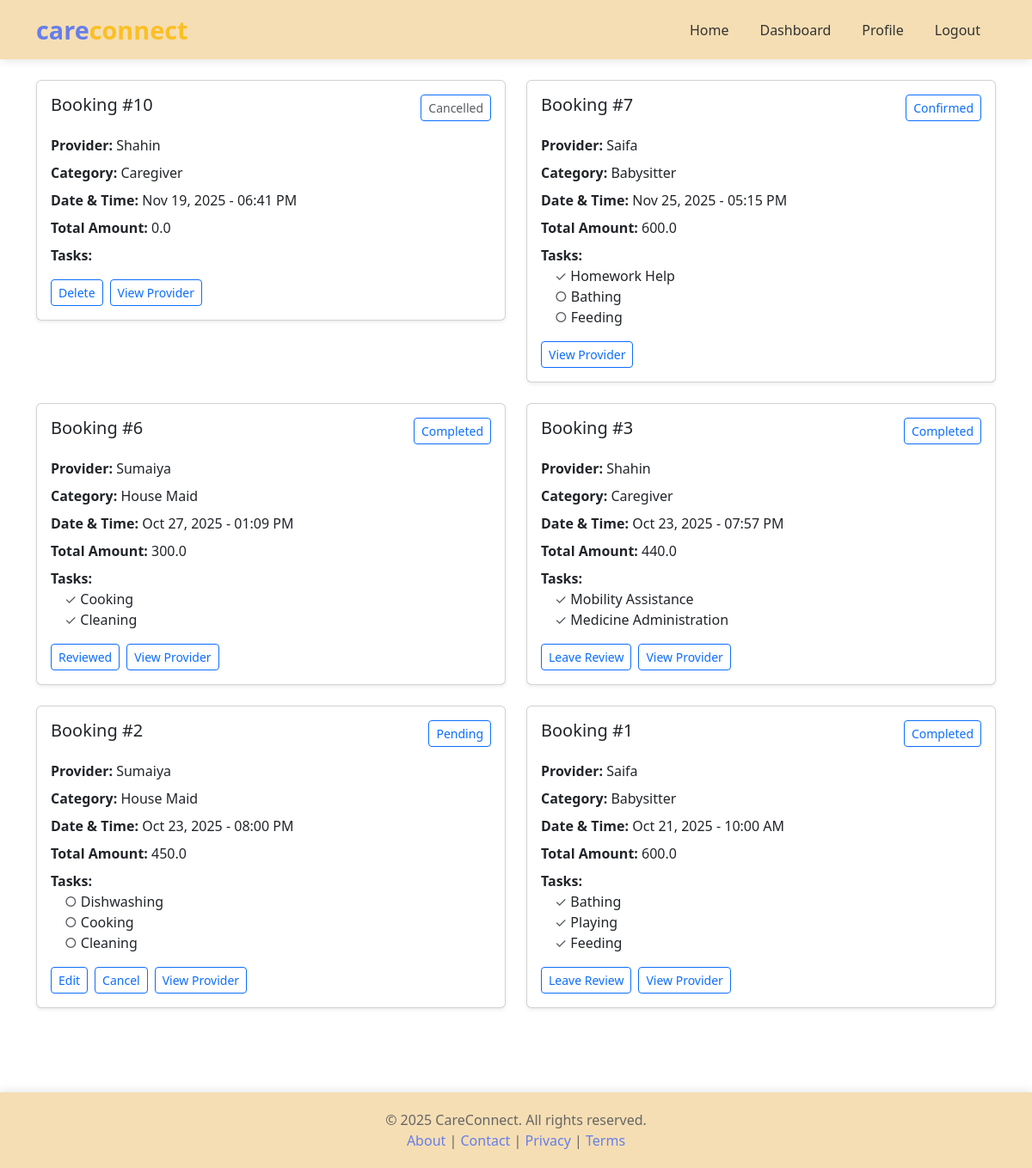
Page /users/bookings/ (signed in) on the committed database.
### users/models.py (models this page shows, shortened)
class Booking(models.Model):
    STATUS_CHOICES = [
        ('pending', 'Pending'),
        ('confirmed', 'Confirmed'),
        ('completed', 'Completed'),
        ('cancelled', 'Cancelled'),
    ]
    user = models.ForeignKey(User, on_delete=models.CASCADE, related_name='user_bookings')
    provider = models.ForeignKey('providers.ServiceProvider', on_delete=models.CASCADE, related_name='provider_bookings')
    dateTime = models.DateTimeField()
    status = models.CharField(max_length=20, choices=STATUS_CHOICES, default='pending')
    totalamount = models.FloatField()
    created_at = models.DateTimeField(auto_now_add=True)
    class Meta:
        ordering = ['-created_at']

### providers/models.py (models this page shows, shortened)
class ServiceProvider(models.Model):
    CATEGORY_CHOICES = [
        ('maid', 'House Maid'),
        ('babysitter', 'Babysitter'),
        ('caregiver', 'Caregiver'),
    ]
    GENDER_CHOICES = [
        ('male', 'Male'),
        ('female', 'Female'),
        ('other', 'Other'),
    ]
    user = models.OneToOneField(User, on_delete=models.CASCADE, related_name='provider_profile')
    name = models.CharField(max_length=100)
    age = models.IntegerField()
    gender = models.CharField(max_length=10, choices=GENDER_CHOICES)
    location = models.CharField(max_length=200)
    experience_year = models.FloatField()
    skills = models.TextField(help_text="Comma-separated")
    category = models.CharField(max_length=20, choices=CATEGORY_CHOICES)
    contactNo = models.CharField(max_length=15)
    hourlyRate = models.FloatField()
    availability = models.BooleanField(default=True)
    profile_image = models.ImageField(upload_to='provider_profiles/', blank=True, null=True)
    created_at = models.DateTimeField(auto_now_add=True)

class Task(models.Model):
    STATUS_CHOICES = [
        ('assigned', 'Assigned'),
        ('in_progress', 'In Progress'),
        ('completed', 'Completed'),
    ]
    provider = models.ForeignKey(ServiceProvider, on_delete=models.CASCADE, related_name='provider_tasks')
    user = models.ForeignKey(User, on_delete=models.CASCADE, related_name='user_tasks')
    booking = models.ForeignKey('users.Booking', on_delete=models.CASCADE, related_name='booking_tasks', null=True,
                                blank=True)
    description = models.TextField()
    status = models.CharField(max_length=20, choices=STATUS_CHOICES, default='assigned')
    completedAt = models.DateTimeField(null=True, blank=True)
    created_at = models.DateTimeField(auto_now_add=True)
    class Meta:
        ordering = ['-created_at']

### users/views.py (the view)
# urls.py: path('bookings/', views.user_bookings, name='user_bookings'),
@login_required
def user_bookings(request):
    bookings = Booking.objects.filter(user=request.user).order_by('-created_at')
    context = {
        'bookings': bookings,
    }
    return render(request, 'users/bookings.html', context)

### templates/users/bookings.html (shortened to what this page needs)
{% extends 'base.html' %}
{% block content %}
<div class="container mt-4 mb-5">
    {% if bookings %}
        <div class="row g-4">
            {% for booking in bookings %}
            <div class="col-md-6">
                <div class="card shadow-sm">
                    <div class="card-body">
                        <div class="d-flex justify-content-between align-items-start mb-3">
                            <h5 class="card-title mb-0">Booking #{{ booking.id }}</h5>
                            {% if booking.status == 'pending' %}
                            <span class="btn btn-outline-primary btn-sm">Pending</span>
                            {% elif booking.status == 'confirmed' %}
                            <span class="btn btn-outline-primary btn-sm">Confirmed</span>
                            {% elif booking.status == 'completed' %}
                            <span class="btn btn-outline-primary btn-sm">Completed</span>
                            {% else %}
                            <span class="btn btn-outline-primary btn-sm text-muted">Cancelled</span>
                            {% endif %}
                        </div>
                        <div class="mb-2">
                            <strong>Provider:</strong> {{ booking.provider.name }}
                        </div>
                        <div class="mb-2">
                            <strong>Category:</strong> {{ booking.provider.get_category_display }}
                        </div>
                        <div class="mb-2">
                            <strong>Date & Time:</strong> {{ booking.dateTime|date:"M d, Y - h:i A" }}
                        </div>
                        <div class="mb-2">
                            <strong>Total Amount:</strong> {{ booking.totalamount }}
                        </div>
                        <div class="mb-3">
                            <strong>Tasks:</strong>
                            {% for task in booking.booking_tasks.all %}
                            <div class="ms-3">
                                {% if task.status == 'completed' %}
                                <span class="text-muted">✓</span>
                                {% else %}
                                <span class="text-muted">○</span>
                                {% endif %}
                                {{ task.description }}
                            </div>
                            {% endfor %}
                        </div>
                        <div class="d-flex gap-2">
                            {% if booking.status == 'pending' %}
                                <a href="{% url 'edit_booking' booking.id %}" class="btn btn-outline-primary btn-sm">Edit</a>
                                <a href="{% url 'cancel_booking' booking.id %}" class="btn btn-outline-primary btn-sm">Cancel</a>
                            {% elif booking.status == 'cancelled' %}
                                <form method="POST" action="{% url 'delete_booking' booking.id %}" style="display: inline;">
                                    <button type="submit" class="btn btn-outline-primary btn-sm">Delete</button>
                                </form>
                            {% elif booking.status == 'completed' %}
                                {% if not booking.booking_feedback %}
                                <a href="{% url 'add_feedback' booking.id %}" class="btn btn-outline-primary btn-sm">Leave Review</a>
                                {% else %}
                                <span class="btn btn-outline-primary btn-sm"> Reviewed</span>
                                {% endif %}
                            {% endif %}
                            <a href="{% url 'provider_detail' booking.provider.id %}" class="btn btn-outline-primary btn-sm">View Provider</a>
                        </div>
                    </div>
                </div>
            </div>
            {% endfor %}
        </div>
    {% endif %}
</div>
{% endblock %}

### templates/base.html (style rules this page uses)
body { display: flex; flex-direction: column; min-height: 100vh; background: white; }

### rows in the picture
Booking: id "10", status "Cancelled", provider.name "Shahin", provider.category "Caregiver", dateTime "Nov 19, 2025 - 06:41 PM", totalamount "0.0"
Booking: id "7", status "Confirmed", provider.name "Saifa", provider.category "Babysitter", dateTime "Nov 25, 2025 - 05:15 PM", totalamount "600.0"
Task: description "Homework Help"
Task: description "Bathing"
Task: description "Feeding"
Booking: id "6", status "Completed", provider.name "Sumaiya", provider.category "House Maid", dateTime "Oct 27, 2025 - 01:09 PM", totalamount "300.0"
Task: description "Cooking"
Task: description "Cleaning"
Booking: id "3", status "Completed", provider.name "Shahin", provider.category "Caregiver", dateTime "Oct 23, 2025 - 07:57 PM", totalamount "440.0"
Task: description "Mobility Assistance"
Task: description "Medicine Administration"
Booking: id "2", status "Pending", provider.name "Sumaiya", provider.category "House Maid", dateTime "Oct 23, 2025 - 08:00 PM", totalamount "450.0"
Task: description "Dishwashing"
Task: description "Cooking"
Task: description "Cleaning"
Booking: id "1", status "Completed", provider.name "Saifa", provider.category "Babysitter", dateTime "Oct 21, 2025 - 10:00 AM", totalamount "600.0"
Task: description "Bathing"
Task: description "Playing"
Task: description "Feeding"
